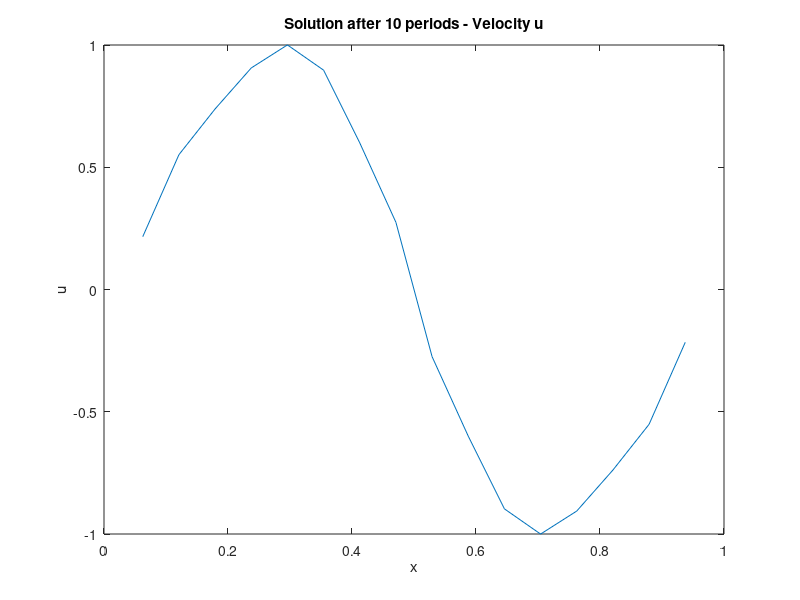
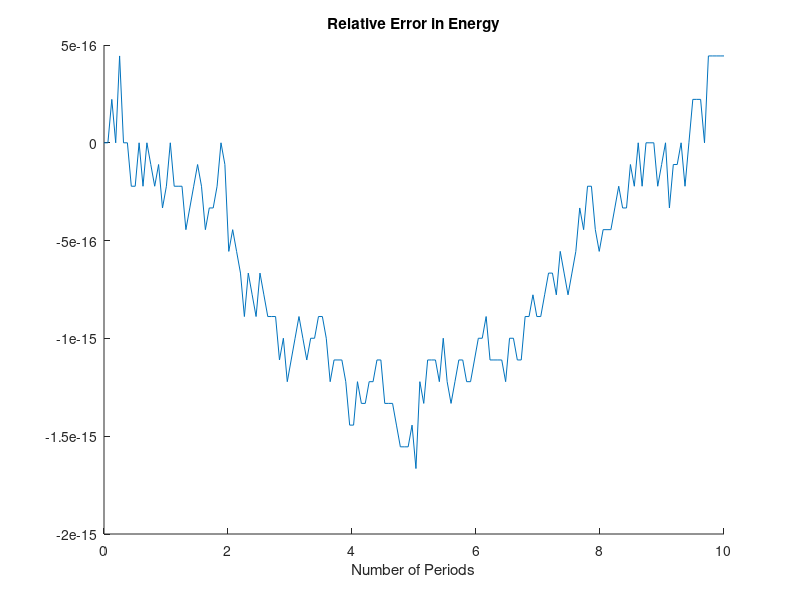

The MATLAB script that drew these images, in order:
clc; close all; clear all;

% Script to solve 1-D compressible acoustic waves
% with a Hamiltonian finite volume scheme.

% We assume that the equations have been scaled such that 
% R_0 = c^2_0 = 1 
%         u_t = -r_x
%         p_t = -u_x

% Boundaries at x = a & x = L are taken to be solid walls,
% so no normal flow through the boundary. A similar condition is taken 
% for the test function, to preserve skew symmetry, which leads to a
% condition for the density at the boundary.


% Currently attempts to save animation as movies fail.
% Uncomment pause code in the timestep loop to view wave evolution.

% Need to add clause for Nx = 2 , 3 in matrix loops

%% Mesh Constants

a = 0; % Mesh starting point
L = 1; % Mesh end point
Nx = 16; % Number of elements
dx = (L-a)/Nx; % Element size
dt = dx; % Timestep discretisation
theta = 0.5; % Flux constant, 0 < theta < 1
periods = 10; % End time for simulation, as period = 1 non dim time
t = 0; % Starting time
%% Storage
% Vector for solution
% U = [U,R]^T
U = zeros(2*Nx,1);

% Discrete Energy
H = zeros(ceil(periods/dt),1);

% Storage for flux matrices
DIV = zeros(2*Nx, 2*Nx);

%% Initial Condition
X = linspace(a+dx, L-dx, Nx);

% For each element we use the cell centre of the initial condition
for i = 1:Nx
    U(i) = -sin(2*pi*X(i))*sin(2*pi*0.125);
    U(Nx+i) = -cos(2*pi*X(i))*cos(2*pi*0.125);
end 

% Initial Energy
H0 = sum(0.5*dx*(U(1:Nx).*U(1:Nx) + U(Nx+1:2*Nx).*U(Nx+1:2*Nx)));

%% Build flux matrices
% First we construct the system d/dt(U) = DIV(U),
% DIV(U) will be the discrete divergence .
% In this example DIV is the sum of the numerical line fluxes for
% each element.

% Internal cell contributions - this will form a tridiagonal system
for i = 2:Nx-1
    % Flux for velocity U, which depends on R
    DIV(i, Nx + i -1) =  theta ;
    DIV(i, Nx + i ) =  -theta + (1- theta) ;
    DIV(i, Nx + i +1) =  -(1 - theta) ;
    % Flux for density R, which depends on U
    DIV(Nx + i,  i -1) = 1 - theta ;
    DIV(Nx + i,  i ) =  theta - (1-theta);
    DIV(Nx + i,  i +1) = - theta;
end    

% Solid wall boundaries
% Left wall
DIV(1,Nx+1) =  (1-theta);
DIV(1,Nx+2) = - (1-theta);
DIV(Nx+1,1) = -(1-theta);
DIV(Nx+1,2) = -theta;
% Right wall
DIV(Nx,2*Nx-1) = theta;
DIV(Nx,2*Nx) = -theta;
DIV(2*Nx,Nx-1) = (1-theta);
DIV(2*Nx,Nx) = theta;

% Create timestepper matrices
% Using implicit mid-point timestepper creates matrices acting on 
% U^(n+1) and U^n.
% The system we will solve will be 
% P U^(n+1) = Q U^n
% P = I - 0.5*dt*DIV
% Q = I + 0.5*dt*DIV

P = eye(2*Nx) - dt*0.5*DIV;
Q = eye(2*Nx) + dt*0.5*DIV;

% Inverse of P\Q is not time dependant so we will build it here
Inverse = P\Q;

%F(ceil(periods/dt)) = struct('cdata',[],'colormap',[]);
%% Timestep Loop
count_energy = 0;
figure
while t < periods
    t =t+dt;
    % Calculate  U^(n+1) from  U^n and advance in time
    U = Inverse*U;
    % Calculate Energy
    count_energy = count_energy+1;
    H(count_energy,1) = sum(0.5*dx*(U(1:Nx).*U(1:Nx) + U(Nx+1:2*Nx).*U(Nx+1:2*Nx)));
    
    
    % Plot velocity 
    plot(X,U(1:Nx))
    title(['Solution after ', num2str(dt*count_energy), ' periods - Velocity u'])
    axis([  a L -1 1])
    xlabel('x')
    ylabel('u')
    pause(0.01)
    hold off
    
    
    
end
%F(count_energy)=getframe(gcf);
%movie2avi(F, 'velocity.avi')

% Plot Error in Energy
figure
hold all
plot(linspace(0,periods,periods/dt), (H-H0)/H0)
title('Relative Error in Energy')
xlabel('Number of Periods')
hold off

